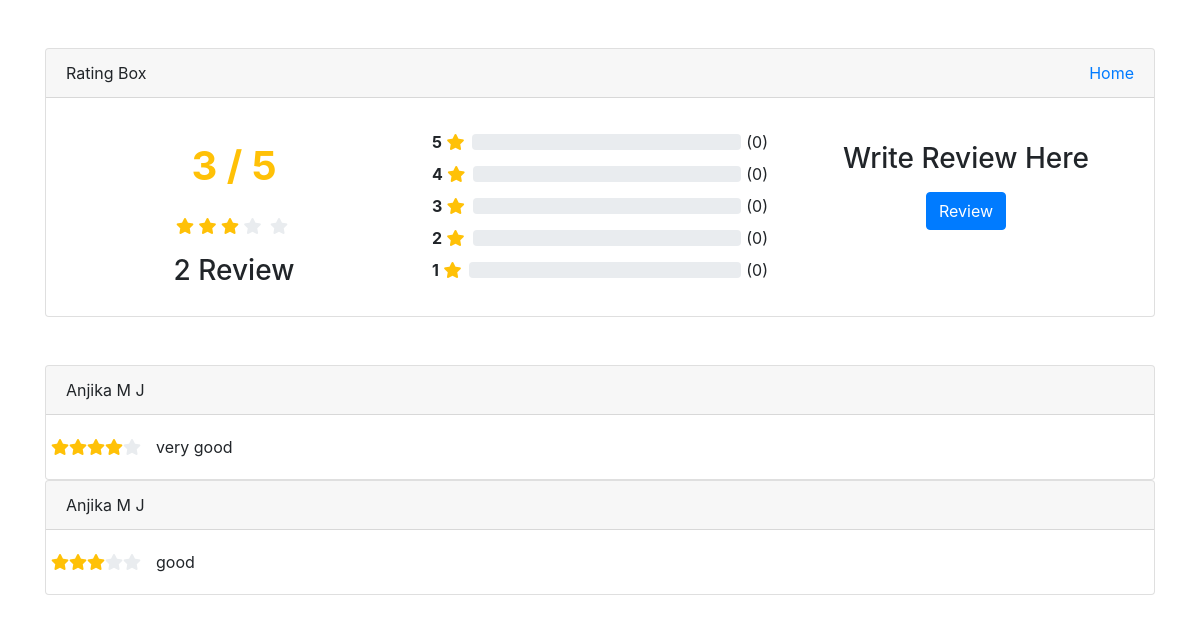
Page /User/rating/2 on the committed database.
### User/models.py (models this page shows)
class tbl_rating(models.Model):
    rating_data=models.IntegerField()
    user=models.ForeignKey(tbl_user,on_delete=models.CASCADE)
    user_review=models.CharField(max_length=500)
    driver=models.ForeignKey(tbl_driver,on_delete=models.CASCADE)
    datetime=models.DateTimeField(auto_now_add=True)

### Guest/models.py (models this page shows)
class tbl_user(models.Model):
    user_name=models.CharField(max_length=50)
    user_gender=models.CharField(max_length=10)
    user_contact=models.CharField(max_length=15)
    user_email=models.CharField(max_length=30)
    user_password=models.CharField(max_length=30)
    user_address=models.CharField(max_length=30)
    user_photo=models.FileField(upload_to='Assets/UserDocs/')
    place=models.ForeignKey(tbl_place,on_delete=models.CASCADE)

### User/views.py (the view)
# urls.py: path('rating/<int:mid>',views.rating,name="rating"),
def rating(request,mid):
    parray=[1,2,3,4,5]
    mid=mid
    counts=0
    counts=stardata=tbl_rating.objects.filter(driver=mid).count()
    if counts>0:
        res=0
        stardata=tbl_rating.objects.filter(driver=mid).order_by('-datetime')
        for i in stardata:
            res=res+i.rating_data
        avg=res//counts
        return render(request,"User/Rating.html",{'mid':mid,'data':stardata,'ar':parray,'avg':avg,'count':counts})
    else:
         return render(request,"User/Rating.html",{'mid':mid})

### User/Templates/User/Rating.html (shortened to what this page needs)
<!DOCTYPE HTML>
<html>
<head>
    <link rel="stylesheet" href="https://maxcdn.bootstrapcdn.com/bootstrap/4.0.0/css/bootstrap.min.css">
    <link rel="stylesheet" href="https://pro.fontawesome.com/releases/v5.10.0/css/all.css"/>
</head>
<body onload="starrating()">
    <div class="container">
        <div class="card">
            <div class="card-header">Rating Box <a href="{% url 'User:HomePage' %}" style="text-decoration: none;">Home</a></div>
            <div class="card-body">
                <div class="row">
                    <div class="col-sm-4 text-center">
                        <h1 class="text-warning mt-4 mb-4">
                            {% if avg %}
                            <b><span id="average_rating">{{avg}}</span> / 5</b>
                            {% else %}
                            <b><span id="average_rating">0</span> / 5</b>
                            {% endif %}
                        </h1>
                        <div class="mb-3">
                            {% if avg == 1 %}
                            <i class="fas fa-star text-warning"></i>
                            <i class="fas fa-star star-light mr-1 main_star"></i>
                            <i class="fas fa-star star-light mr-1 main_star"></i>
                            <i class="fas fa-star star-light mr-1 main_star"></i>
                            <i class="fas fa-star star-light mr-1 main_star"></i>
                            {% elif avg == 2 %}
                            <i class="fas fa-star text-warning"></i>
                            <i class="fas fa-star text-warning"></i>
                            <i class="fas fa-star star-light mr-1 main_star"></i>
                            <i class="fas fa-star star-light mr-1 main_star"></i>
                            <i class="fas fa-star star-light mr-1 main_star"></i>
                            {% elif avg == 3 %}
                            <i class="fas fa-star text-warning"></i>
                            <i class="fas fa-star text-warning"></i>
                            <i class="fas fa-star text-warning"></i>
                            <i class="fas fa-star star-light mr-1 main_star"></i>
                            <i class="fas fa-star star-light mr-1 main_star"></i>
                            {% elif avg == 4 %}
                            <i class="fas fa-star text-warning"></i>
                            <i class="fas fa-star text-warning"></i>
                            <i class="fas fa-star text-warning"></i>
                            <i class="fas fa-star text-warning"></i>
                            <i class="fas fa-star star-light mr-1 main_star"></i>
                            {% elif avg == 5 %}
                            <i class="fas fa-star text-warning"></i>
                            <i class="fas fa-star text-warning"></i>
                            <i class="fas fa-star text-warning"></i>
                            <i class="fas fa-star text-warning"></i>
                            <i class="fas fa-star text-warning"></i>
                            {% endif %}
                        </div>
                        <h3><span id="total_review">{{count}}</span> Review</h3>
                    </div>
                    <div class="col-sm-4">
                        <p>
                        <div class="progress-label-left"><b>5</b> <i class="fas fa-star text-warning"></i></div>
                        <div class="progress-label-right">(<span id="total_five_star_review">0</span>)</div>
                        <div class="progress">
                        </div>
                        </p>
                        <p>
                        <div class="progress-label-left"><b>4</b> <i class="fas fa-star text-warning"></i></div>
                        <div class="progress-label-right">(<span id="total_four_star_review">0</span>)</div>
                        <div class="progress">
                        </div>
                        </p>
                        <p>
                        <div class="progress-label-left"><b>3</b> <i class="fas fa-star text-warning"></i></div>
                        <div class="progress-label-right">(<span id="total_three_star_review">0</span>)</div>
                        <div class="progress">
                        </div>
                        </p>
                        <p>
                        <div class="progress-label-left"><b>2</b> <i class="fas fa-star text-warning"></i></div>
                        <div class="progress-label-right">(<span id="total_two_star_review">0</span>)</div>
                        <div class="progress">
                        </div>
                        </p>
                        <p>
                        <div class="progress-label-left"><b>1</b> <i class="fas fa-star text-warning"></i></div>
                        <div class="progress-label-right">(<span id="total_one_star_review">0</span>)</div>
                        <div class="progress">
                        </div>
                        </p>
                    </div>
                    <div class="col-sm-4 text-center">
                        <h3 class="mt-4 mb-3">Write Review Here</h3>
                        <button type="button" name="add_review" id="add_review" class="btn btn-primary">Review</button>
                    </div>
                </div>
            </div>
        </div>
        <div class="mt-5" id="review_content">
            {% if data %}
            {% for i in data %}
            <div class="card">
                <div class="card-header">{{i.user.user_name}}</div>
                <div class="card-body">
                    <div class="row">
                        {% for j in ar %}
                        <col-sm-6>
                            {% if j <= i.rating_data %} <i class="fas fa-star text-warning"></i>
                                {% else %}
                                <i class="fas fa-star star-light"></i>
                                {% endif %}
                        </col-sm-6>
                        {% endfor %}
                        <div class="col-sm-6">{{i.user_review}}</div>
                    </div>
                </div>
            </div>
            {% endfor %}
            {% endif %}
        </div>
    </div>
</body>
<br> <br> <br> <br> <br> <br> <br>
</html>

### User/Templates/User/Rating.html (style rules this page uses)
.card-header { display: flex; justify-content: space-between; }
.progress-label-left { float: left; margin-right: 0.5em; line-height: 1em; }
.progress-label-right { float: right; margin-left: 0.3em; line-height: 1em; }
.star-light { color: #e9ecef; }

### rows in the picture
tbl_rating: user.user_name "Anjika M J", rating_data 4 (drawn), user_review "very good"
tbl_rating: user.user_name "Anjika M J", rating_data 3 (drawn), user_review "good"

### other values in the picture
{{ avg }} "3"
{{ count }} "2"
